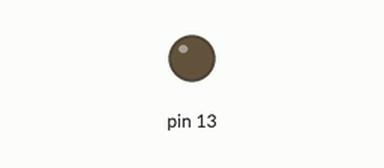
Bench run of a sketch on a simulated Arduino Uno, built with avr-gcc and run on an emulated ATmega328P. On the bench: output pins drawn as LEDs (lit = HIGH).

Above: at 1.3 s.
At 10.9 s:
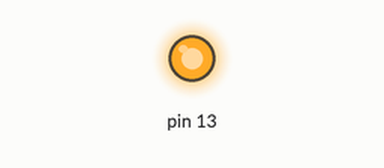
Timing chart, 0 to 11.4 s (numbered marks = the images above):
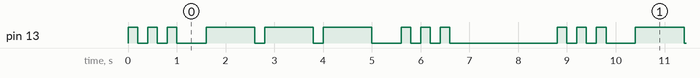

The sketch:

sketch.ino
```cpp
void setup() {
  pinMode(13, OUTPUT);
}

void loop() {

  for (int i = 0; i < 3; i++)
  {
    digitalWrite(13, HIGH);
    delay(200);
    digitalWrite(13, LOW);
    delay(200);
  }

  delay(400);

  for (int i = 0; i < 3; i++)
  {
    digitalWrite(13, HIGH);
    delay(1000);
    digitalWrite(13, LOW);
    delay(200);
  }

  delay(400);

  for (int i = 0; i < 3; i++)
  {
    digitalWrite(13, HIGH);
    delay(200);
    digitalWrite(13, LOW);
    delay(200);
  }

  delay(2000);
}
```

Measured:
- by itself, pin 13: repeats every 8.8 s: 2 × (LOW 0.20 s, HIGH 0.20 s), LOW 0.60 s, 2 × (HIGH 1.0 s, LOW 0.20 s), HIGH 1.0 s, LOW 0.60 s, 2 × (HIGH 0.20 s, LOW 0.20 s), HIGH 0.20 s, LOW 2.2 s, HIGH 0.20 s
- by itself, everything shown: repeats every 8.8 s, in 18 steps
